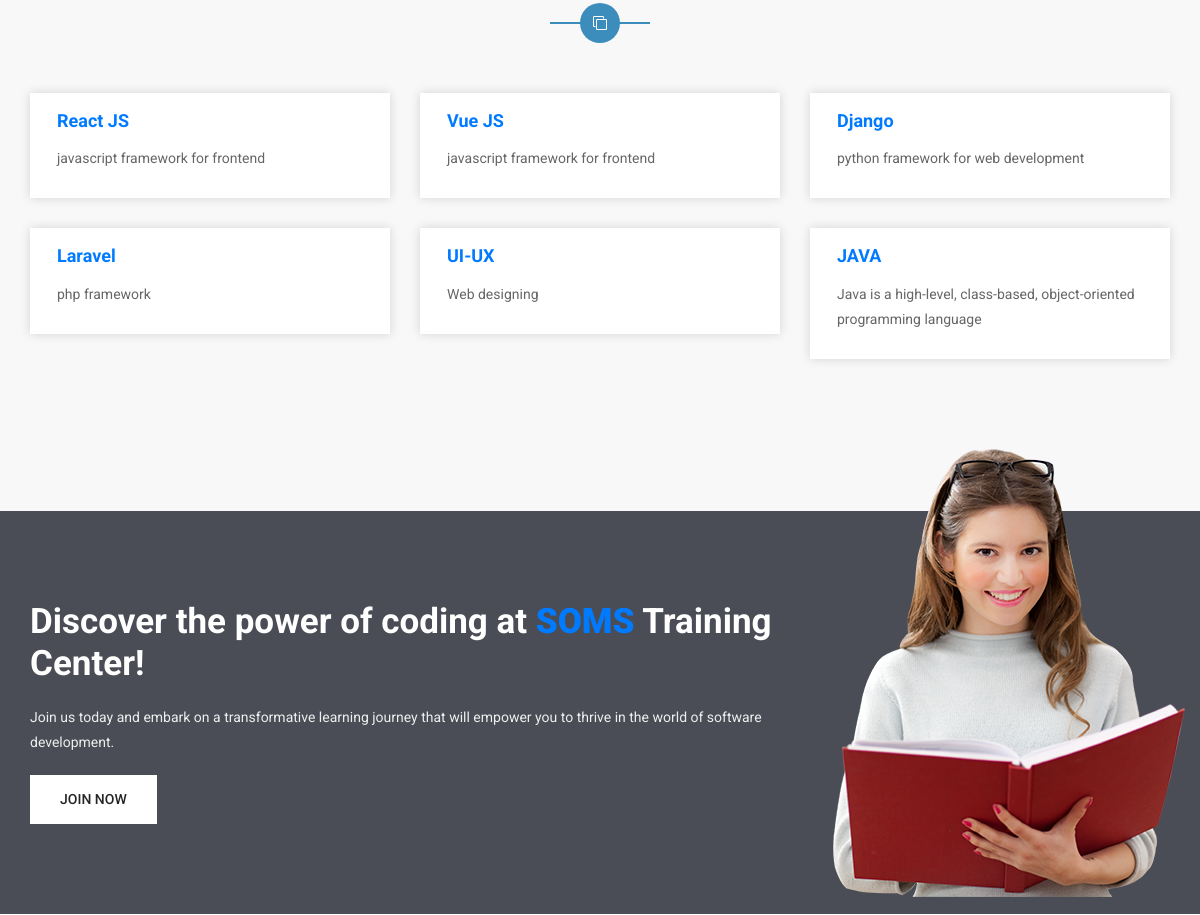
/ (middle part), run on an earlier commit of the app's database.
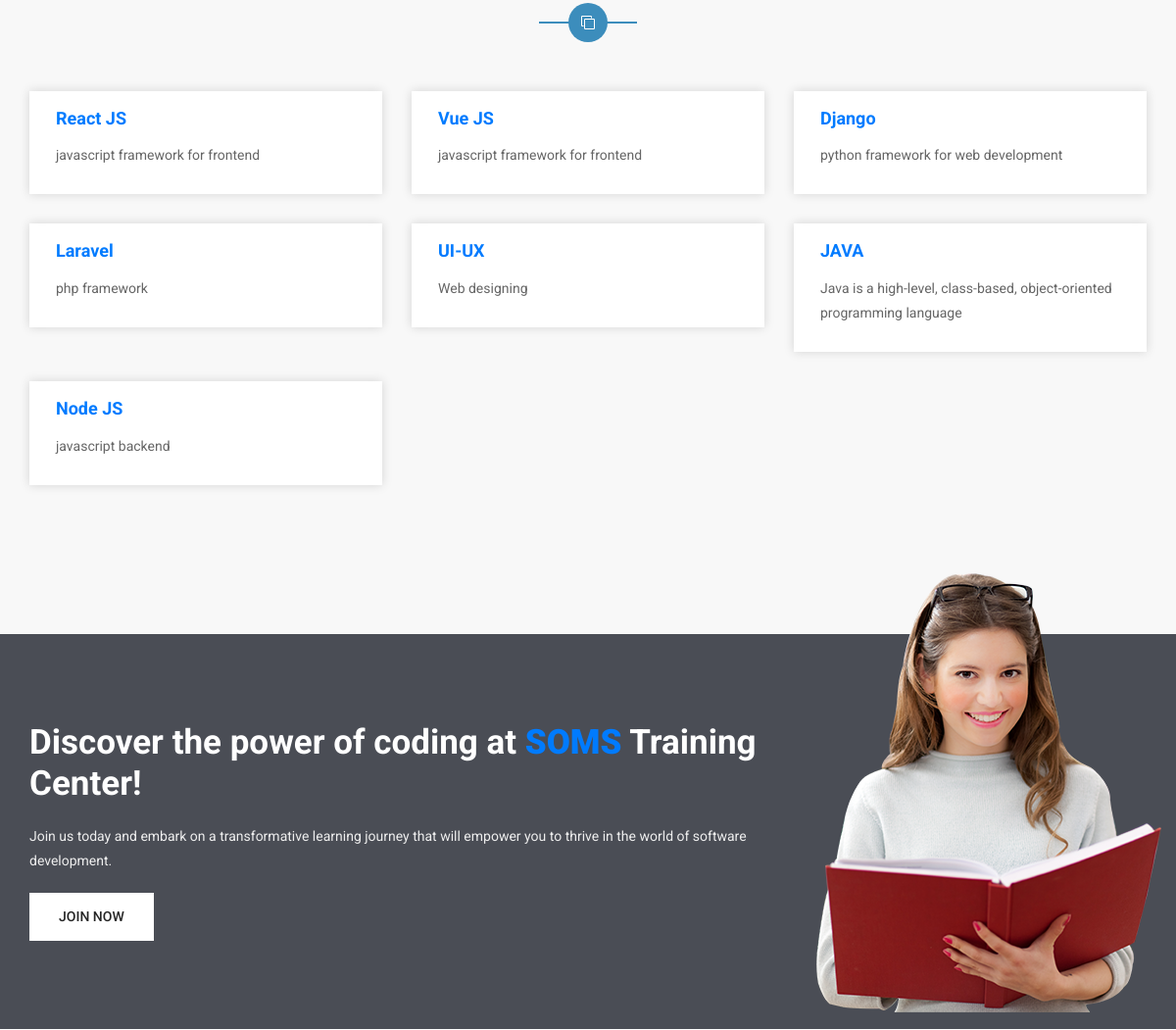
And on a later commit of the database.
### main/models.py (models this page shows, shortened)
class Stack(models.Model):
    name = models.CharField(verbose_name="Stack Name", max_length=100, unique=True)
    description = models.TextField(verbose_name="Description", blank=True)

### main/views.py (the view)
# urls.py: path('', HomePage, name='home_page'),
def HomePage(request):
    StacksData = Stack.objects.filter()
    TrainersData = Trainer.objects.filter()
    context = {
        'title': 'Welcome to SOMS',
        'courses': StacksData,
        'instructors': TrainersData,
    }
    return render(request, 'home.html', context)

### templates/home.html (shortened to what this page needs)
{% extends "index.html" %}
  {% load static %}
    {% block index_content%}
    {% if courses %}
    <section class="courses section" id="courses">
      <div class="container">
        <div class="row">
          <div class="col-lg-6 offset-lg-3 col-12">
            <div class="section-title bg">
              <div class="icon"><i class="fa fa-clone"></i></div>
            </div>
          </div>
        </div>
        <div class="row">
          {% for course in courses %}
          <div class="col-lg-4 col-md-6 col-12">
            <div class="single-course">
              <div class="course-body">
                <h4 class="c-title">
                  <a href="course-single.html" class="text-primary"
                    >{{course.name}}</a
                  >
                </h4>
                <p>{{course.description}}</p>
              </div>
            </div>
          </div>
          {% endfor %}
        </div>
      </div>
    </section>
    {% endif %}
    <section class="cta">
      <div
        class="cta-inner overlay section"
        style="background-image: url('{% static 'images/cta-bg.jpg' %}')"
        data-stellar-background-ratio="0.5"
      >
        <div class="container">
          <div class="row">
            <div class="col-lg-8 col-md-8 col-12">
              <div class="text-content">
                <h2>
                  Discover the power of coding at
                  <b class="text-primary">SOMS</b> Training Center!
                </h2>
                <p>
                  Join us today and embark on a transformative learning journey
                  that will empower you to thrive in the world of software
                  development.
                </p>
                <div class="button">
                  <a class="btn white" href="{% url 'join_page' %}">Join Now</a>
                </div>
              </div>
            </div>
            <div class="col-lg-4 col-md-4 col-12">
              <div class="cta-image">
                <img src="{% static 'images/girl-1.png' %}" alt="#" />
              </div>
            </div>
          </div>
        </div>
      </div>
    </section>
    {% endblock %}

What changed in the data, as far as the page shows it:
added Stack: name "Node JS", description "javascript backend"
